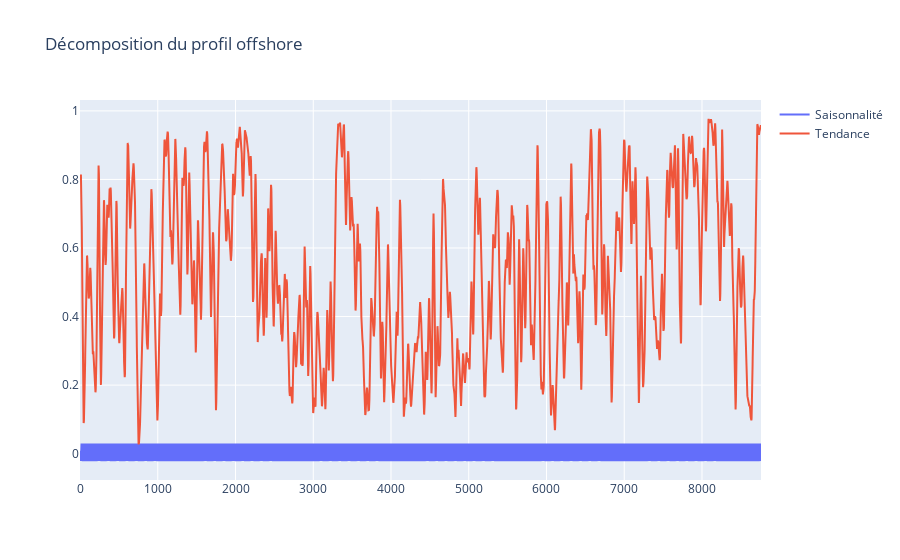

The cell this chart's notebook holds for it:
### Code cell
d_off_s = pd.DataFrame(decomp_off.seasonal)
d_off_o = pd.DataFrame(decomp_off.observed, columns=["heure", "offshore"])
d_off_o = d_off_o.ffill()
d_off_t = pd.DataFrame(decomp_off.trend)
d_off_t = d_off_t.ffill()
d_off_r = pd.DataFrame(decomp_off.resid)
d_off_r = d_off_r.ffill()

fig = go.Figure()
fig.add_trace(go.Line(y=d_off_s["seasonal"], name='Saisonnalité'))
fig.add_trace(go.Line(y=d_off_t["trend"], name='Tendance'))
#fig.add_trace(go.Line(y=d_off_r["resid"], name='Residuel'))
#fig.add_trace(go.Line(y=d_off_o["offshore"], name='Brut'))
fig.update_layout(title='Décomposition du profil offshore',
                          yaxis_zeroline=False, xaxis_zeroline=False)
fig.show()

### Figure 1 — Plotly figure (JSON) as saved in the notebook; plotly's stock layout.template omitted (floating-point values rounded to 4 significant figures; data arrays with more than 128 entries replaced by an {"elided": "..."} marker saying what was removed)
{"data": [{"name": "Saisonnalité", "type": "scatter", "y": {"elided": "8760 float values"}}, {"name": "Tendance", "type": "scatter", "y": {"elided": "8760 float values"}}], "layout": {"title": {"text": "Décomposition du profil offshore"}, "xaxis": {"zeroline": false}, "yaxis": {"zeroline": false}}}
